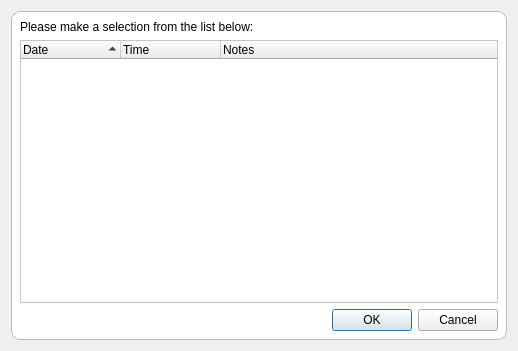
<?xml version="1.0" encoding="UTF-8"?>
<ui version="4.0">
 <class>SelectDialog</class>
 <widget class="QDialog" name="SelectDialog">
  <property name="geometry">
   <rect>
    <x>0</x>
    <y>0</y>
    <width>518</width>
    <height>351</height>
   </rect>
  </property>
  <property name="windowTitle">
   <string>Dialog</string>
  </property>
  <layout class="QVBoxLayout" name="verticalLayout">
   <item>
    <widget class="QWidget" name="widget" native="true">
     <property name="styleSheet">
      <string notr="true">#widget {
	background:#ffffff;
	border-radius:9px;
	border:1px solid #bbbbbb;
}

QLabel, QTreeWidget {
	background:#ffffff;
}

QLineEdit, QPlainTextEdit {
	background:#f7f7f7;
	border:1px solid #dddddd;
	padding:2px;
}

#buttonBox QAbstractButton {
	background:#ffffff;
	border-radius:9px;
	border:1px solid #bbbbbb;
	padding:5px;
	padding-left:10px;
	padding-right:10px;
	margin:2px;
}

#buttonBox QAbstractButton:pressed {
	background: #444444;
	color:#ffffff;
}</string>
     </property>
     <layout class="QVBoxLayout" name="verticalLayout_3">
      <item>
       <layout class="QVBoxLayout" name="verticalLayout_2">
        <item>
         <widget class="QLabel" name="label">
          <property name="sizePolicy">
           <sizepolicy hsizetype="Preferred" vsizetype="Fixed">
            <horstretch>0</horstretch>
            <verstretch>0</verstretch>
           </sizepolicy>
          </property>
          <property name="text">
           <string>Please make a selection from the list below:</string>
          </property>
         </widget>
        </item>
        <item>
         <widget class="QTreeWidget" name="treeWidget">
          <property name="styleSheet">
           <string notr="true">QScrollBar {
	background:none;
}</string>
          </property>
          <property name="alternatingRowColors">
           <bool>true</bool>
          </property>
          <property name="sortingEnabled">
           <bool>true</bool>
          </property>
          <property name="animated">
           <bool>true</bool>
          </property>
          <column>
           <property name="text">
            <string>Date</string>
           </property>
          </column>
          <column>
           <property name="text">
            <string>Time</string>
           </property>
          </column>
          <column>
           <property name="text">
            <string>Notes</string>
           </property>
          </column>
         </widget>
        </item>
        <item>
         <widget class="QDialogButtonBox" name="buttonBox">
          <property name="orientation">
           <enum>Qt::Horizontal</enum>
          </property>
          <property name="standardButtons">
           <set>QDialogButtonBox::Cancel|QDialogButtonBox::Ok</set>
          </property>
         </widget>
        </item>
       </layout>
      </item>
     </layout>
    </widget>
   </item>
  </layout>
 </widget>
 <resources/>
 <connections>
  <connection>
   <sender>buttonBox</sender>
   <signal>accepted()</signal>
   <receiver>SelectDialog</receiver>
   <slot>accept()</slot>
   <hints>
    <hint type="sourcelabel">
     <x>248</x>
     <y>254</y>
    </hint>
    <hint type="destinationlabel">
     <x>157</x>
     <y>274</y>
    </hint>
   </hints>
  </connection>
  <connection>
   <sender>buttonBox</sender>
   <signal>rejected()</signal>
   <receiver>SelectDialog</receiver>
   <slot>reject()</slot>
   <hints>
    <hint type="sourcelabel">
     <x>316</x>
     <y>260</y>
    </hint>
    <hint type="destinationlabel">
     <x>286</x>
     <y>274</y>
    </hint>
   </hints>
  </connection>
 </connections>
</ui>
